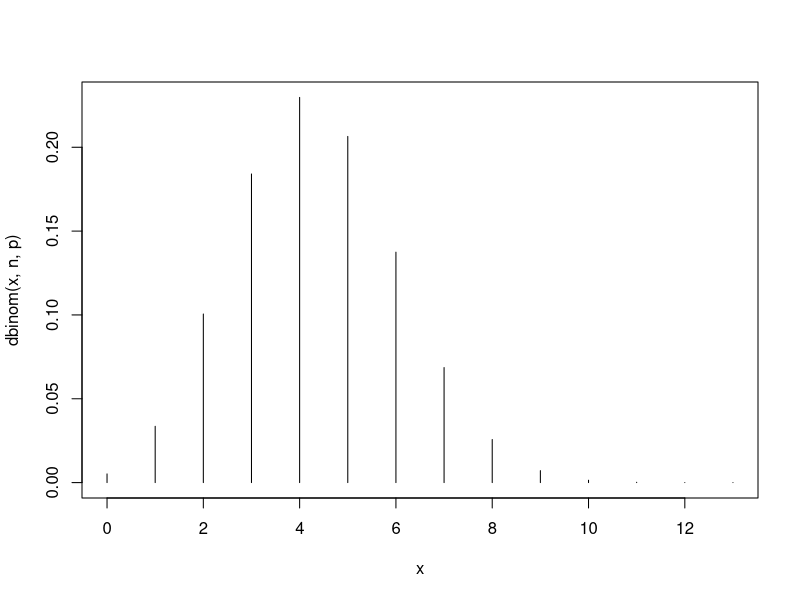
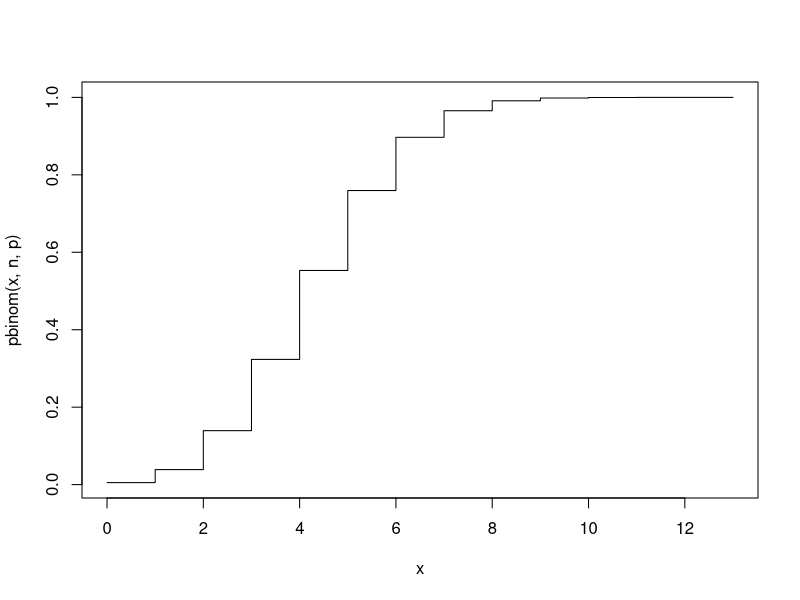
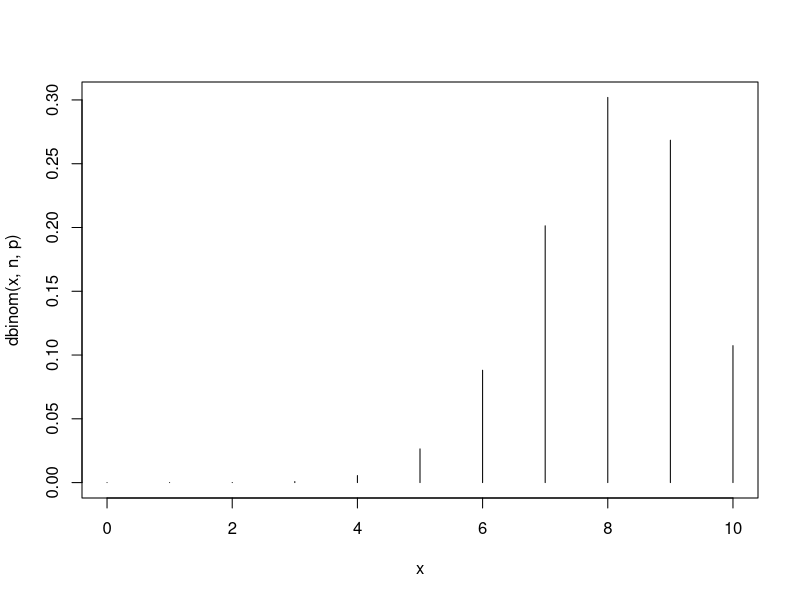
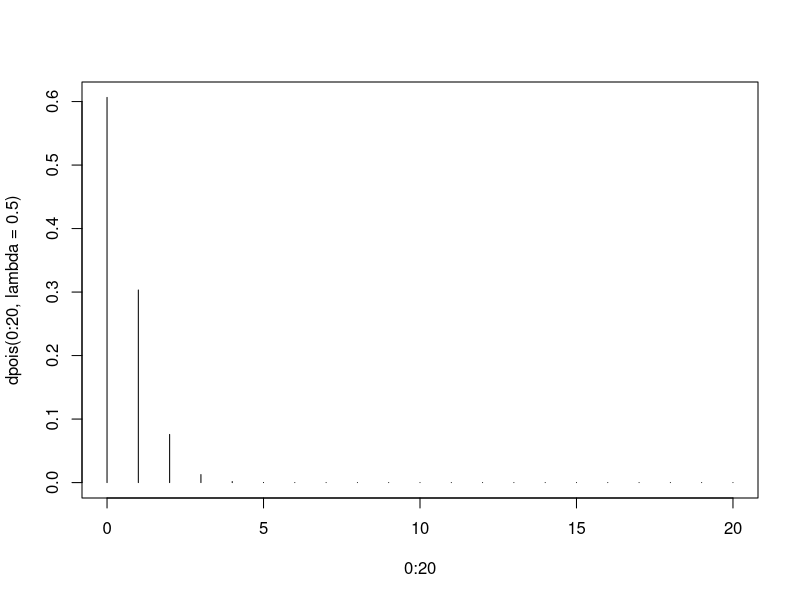
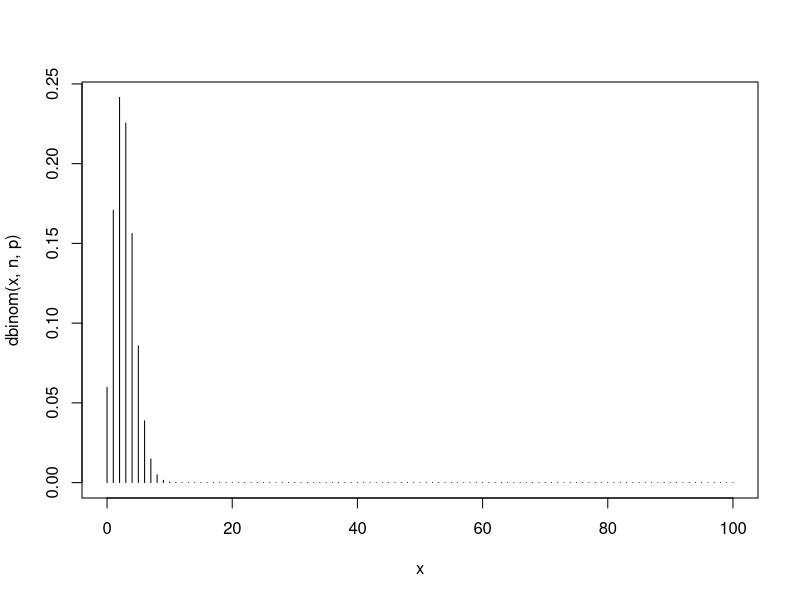
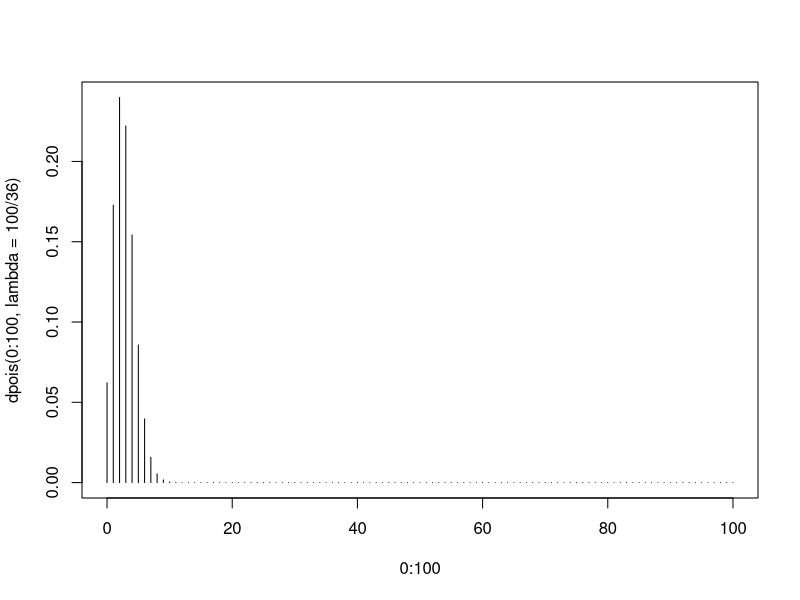

Write R code to recreate these figures, in order.
#### Binomial Verteilung

# Bsp Toto
p = 0.333 
n = 13
x = 0:13 
dbinom(x,n,p)
sum(dbinom(0:5,n,p))
pbinom(5,n,p)
rbinom(100,13,0.33)

plot(x,dbinom(x,n,p), type='h')
plot(x,pbinom(x,n,p), type='s')


# Party mit 10 Leuten
n =   10 
p =  0.8 #80% kommen nicht
x = 0:10
plot(x,dbinom(x,n,p), type='h')

s = 0
for (i in 0:11){
  s = s + dbinom(i,n,p) * i #\sum p_i * x_i  
}
s

#### Poison Verteilung
plot(x=0:20, y=dpois(0:20, lambda=0.5), type="h")
# Change lambda


#### Poison Verteilung GW Binomial
# 6-er Pasch bei 100 Würfen
p = 1/36 
n = 100
x = 0:100 
plot(x,dbinom(x,n,p), type='h')

#EW = n*p = 100/36  = 2.77...
# Es ist Bionomial aber troztdem Poisson
plot(x=0:100, y=dpois(0:100, lambda=100/36), type="h")
